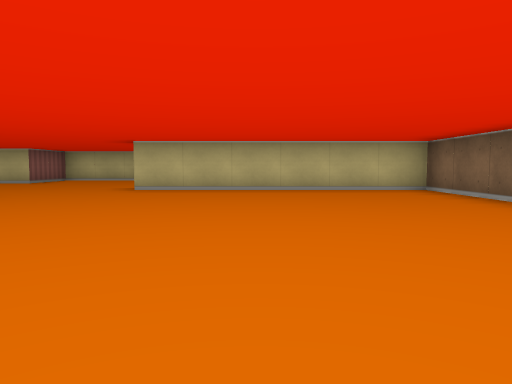
view 1 (above)

16 first-person views from a walk through a cub3D level. The camera is about half as high as the walls, tilts 4° down and sees 70° across. The floor is counted in squares. Each view is taken from the middle of a square. On the plan, view 1 faces up. The plan holds only what a view shows up to about 9 squares ahead; the rest is blank.

view 2
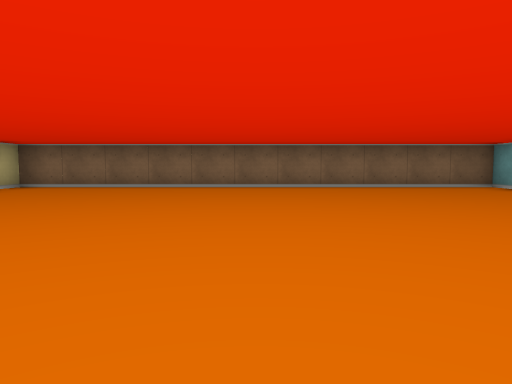

view 3
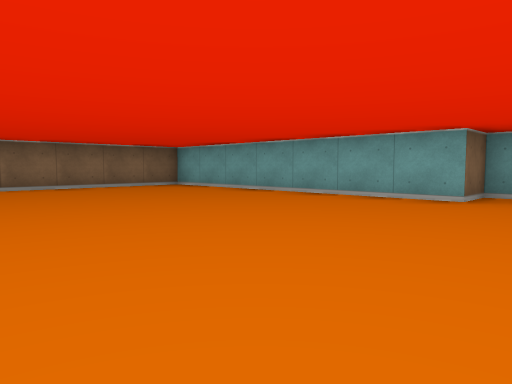

view 4
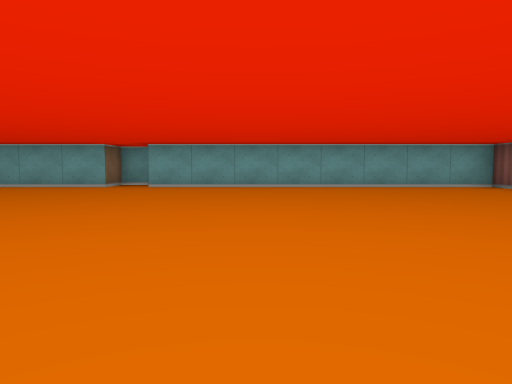

view 5
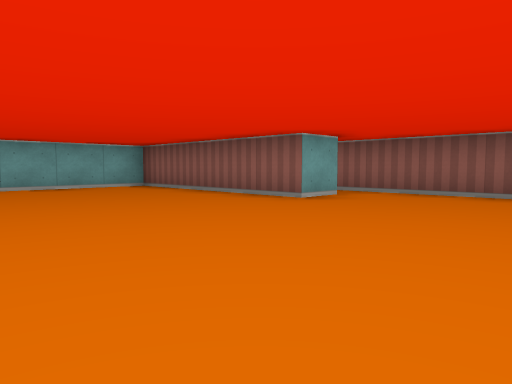

view 6
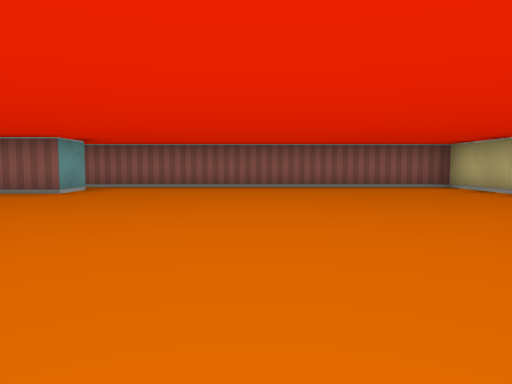

view 7
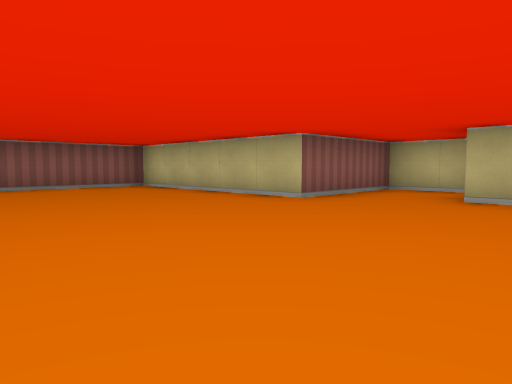

view 8
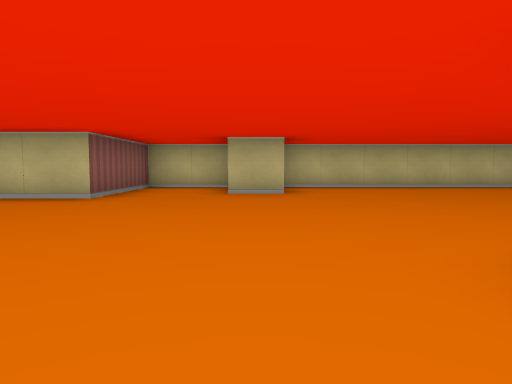

view 9
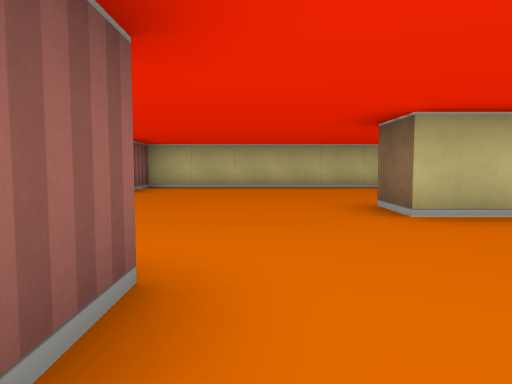

view 10
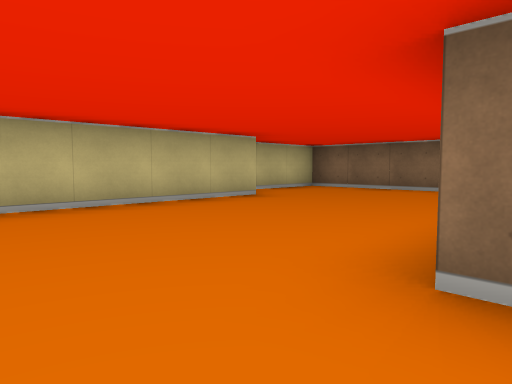

view 11
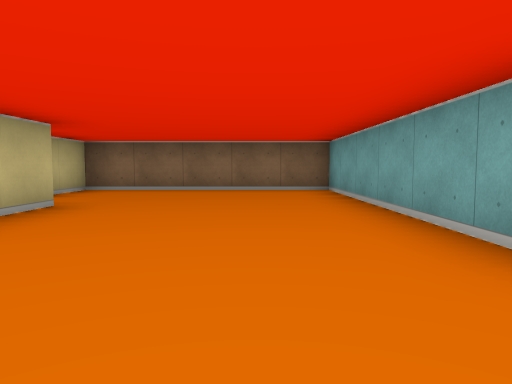

view 12
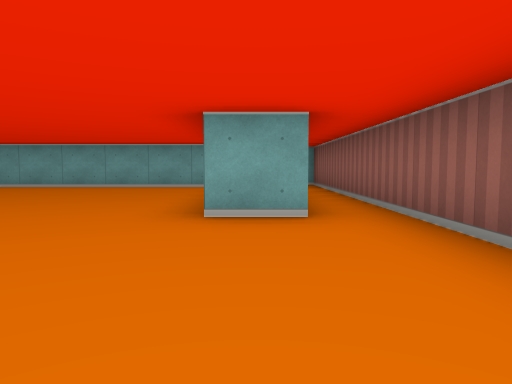

view 13
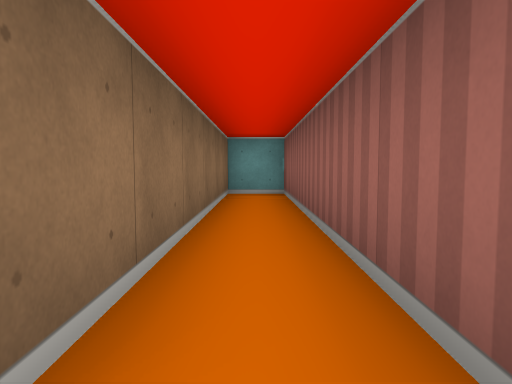

view 14
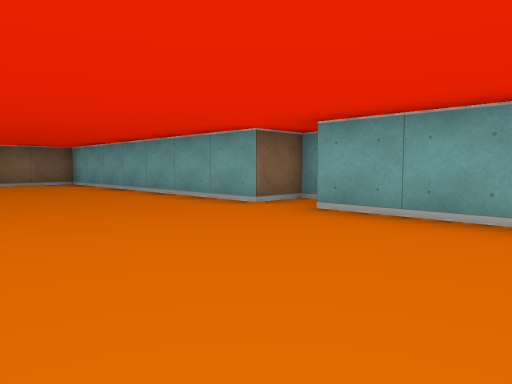

view 15
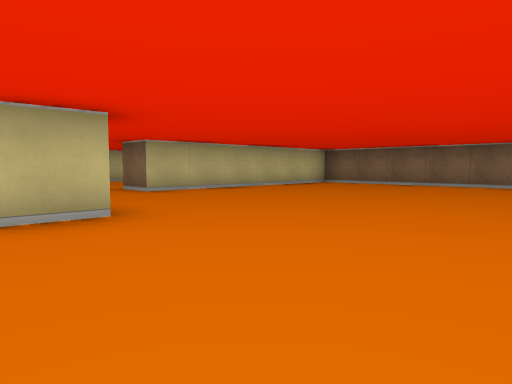

view 16
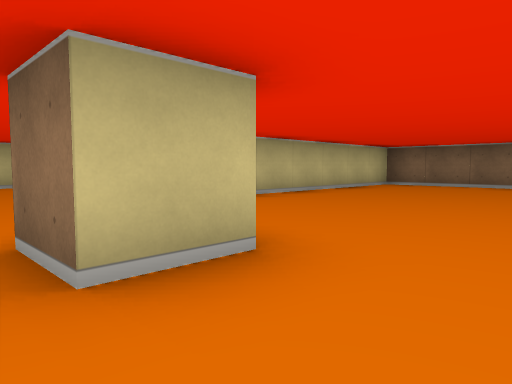

### Floor plan
Points are (right, up) in squares from view 1. A wall is a line through its corners. A room is listed if a view was taken in it or the views show most of it. See-through windows are left out.
Room 1 (views 1, 2, 3, 4, 5, 6, 7, 8, 9, 10, 11, 12, 13, 14, 15, 16)
walls: (-4.5, 5.5) (-4.5, 4.5) (-5.5, 4.5) (-5.5, 5.5); (-2, 8.5) (3.5, 8.5) (3.5, 13.5) (1.5, 13.5); (-6.4, 10.5) (-7.5, 10.5); (-3.5, -4.5) (-3.5, -3.5) (3.5, -3.5) (3.5, 7.5) (-2.5, 7.5) (-2.5, 8.5); (-7.6, 12.5) (-9.5, 12.5) (-9.5, 9.5) (-14.5, 9.5) (-14.5, -4.5) (-13.5, -4.5) (-13.5, 1.5) (-12.5, 1.5) (-12.5, -3.5) (-4.5, -3.5); (0.5, 12.5) (-6.5, 12.5) (-6.5, 11.5)

Where each view was taken, in squares from view 1:
view 1: 0 up, 0 right, facing up
view 2: 2 up, 5 left, facing right
view 3: 2 up, 5 left, facing down-right
view 4: 5 up, 7 left, facing down
view 5: 5 up, 8 left, facing down-left
view 6: 5 up, 6 left, facing left
view 7: 5 up, 6 left, facing up-left
view 8: 4 up, 7 left, facing up
view 9: 4 up, 4 left, facing up
view 10: 8 up, 4 left, facing up-right
view 11: 10 up, 4 left, facing right
view 12: 5 up, 13 left, facing down
view 13: 2 up, 14 left, facing down
view 14: 0 up, 7 left, facing down-right
view 15: 1 up, 6 left, facing up-right
view 16: 3 up, 6 left, facing up-right
